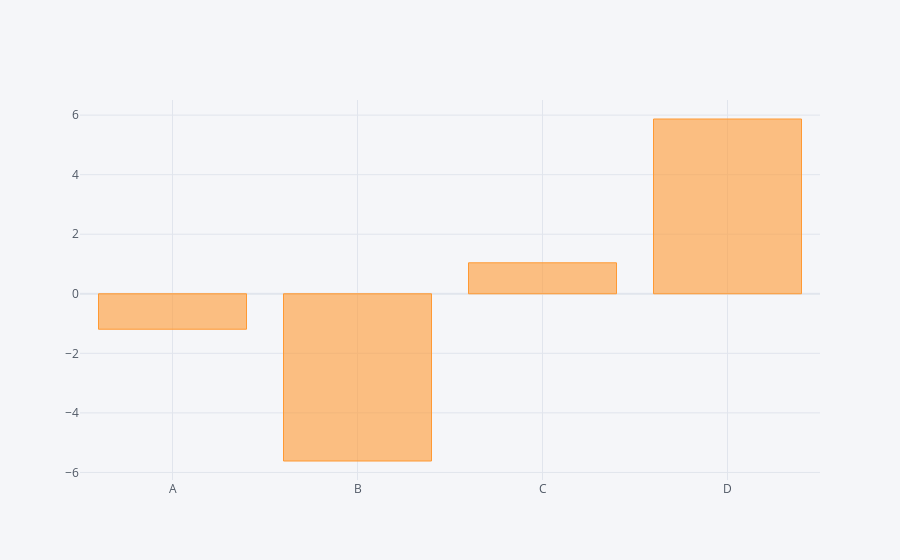

Source (notebook cell):
### Code cell
df.sum().iplot(kind='bar')

### Figure 1 — Plotly figure (JSON) as saved in the notebook; plotly's stock layout.template omitted (floating-point values rounded to 4 significant figures)
{"data": [{"marker": {"color": "rgba(255, 153, 51, 0.6)", "line": {"color": "rgba(255, 153, 51, 1.0)", "width": 1}}, "name": "None", "orientation": "v", "text": "", "type": "bar", "x": ["A", "B", "C", "D"], "y": [-1.19, -5.617, 1.04, 5.871]}], "layout": {"legend": {"bgcolor": "#F5F6F9", "font": {"color": "#4D5663"}}, "paper_bgcolor": "#F5F6F9", "plot_bgcolor": "#F5F6F9", "title": {"font": {"color": "#4D5663"}}, "xaxis": {"gridcolor": "#E1E5ED", "showgrid": true, "tickfont": {"color": "#4D5663"}, "title": {"font": {"color": "#4D5663"}, "text": ""}, "zerolinecolor": "#E1E5ED"}, "yaxis": {"gridcolor": "#E1E5ED", "showgrid": true, "tickfont": {"color": "#4D5663"}, "title": {"font": {"color": "#4D5663"}, "text": ""}, "zerolinecolor": "#E1E5ED"}}}
